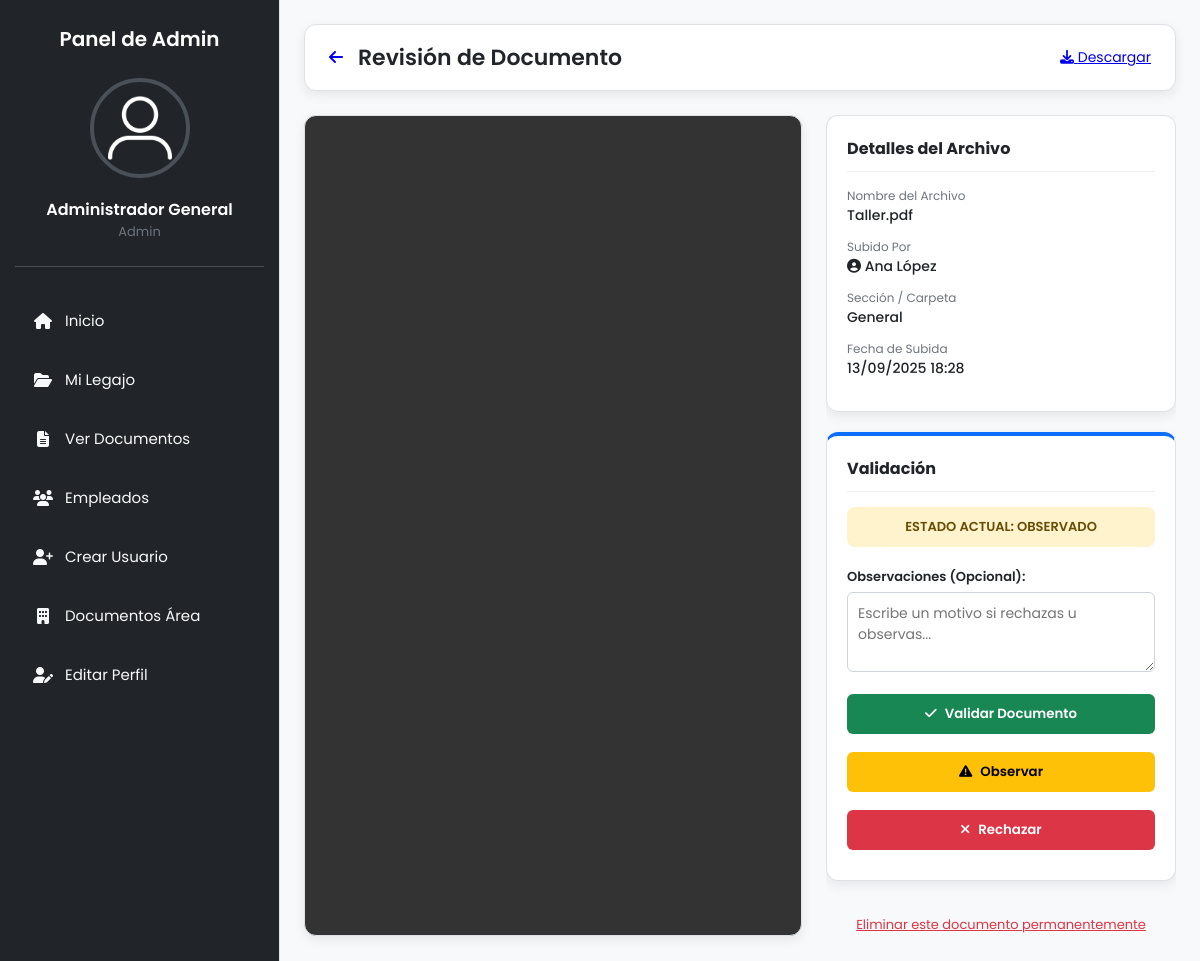
Page /admin/ver_documento.php?id=1 (signed in) on the committed database.
### tables this page shows
CREATE TABLE `documentos` (
  `id` int NOT NULL AUTO_INCREMENT,
  `id_usuario` int NOT NULL,
  `nombre_original` varchar(255) NOT NULL,
  `nombre_guardado` varchar(255) NOT NULL,
  `tipo` varchar(100) DEFAULT NULL,
  `fecha_subida` datetime DEFAULT CURRENT_TIMESTAMP,
  `id_area_destino` int DEFAULT NULL,
  `id_seccion` int DEFAULT NULL,
  `estado` varchar(50) DEFAULT 'Pendiente',
  `feedback` text,
  `revisado_por` int DEFAULT NULL,
  `fecha_revision` datetime DEFAULT NULL,
  `destino_area` varchar(100) DEFAULT 'secretaria',
  `enviado_a_area_id` int DEFAULT NULL,
  `area_solicitada_id` int DEFAULT NULL,
  PRIMARY KEY (`id`),
  KEY `id_usuario` (`id_usuario`),
  KEY `fk_area_destino` (`id_area_destino`),
  KEY `fk_documentos_seccion` (`id_seccion`),
  KEY `fk_revisor` (`revisado_por`),
  KEY `fk_area_solicitada` (`area_solicitada_id`),
  CONSTRAINT `documentos_ibfk_1` FOREIGN KEY (`id_usuario`) REFERENCES `usuarios` (`id`),
  CONSTRAINT `fk_area_destino` FOREIGN KEY (`id_area_destino`) REFERENCES `areas` (`id`),
  CONSTRAINT `fk_area_solicitada` FOREIGN KEY (`area_solicitada_id`) REFERENCES `areas` (`id`),
  CONSTRAINT `fk_documentos_seccion` FOREIGN KEY (`id_seccion`) REFERENCES `secciones_legajo` (`id`),
  CONSTRAINT `fk_revisor` FOREIGN KEY (`revisado_por`) REFERENCES `usuarios` (`id`)
);

CREATE TABLE `usuarios` (
  `id` int NOT NULL AUTO_INCREMENT,
  `nombre` varchar(150) NOT NULL,
  `email` varchar(150) NOT NULL,
  `password_hash` varchar(255) NOT NULL,
  `id_area` int DEFAULT NULL,
  `rol` enum('admin','rrhh','jefe_area','empleado','secretaria') DEFAULT 'empleado',
  `activo` tinyint(1) DEFAULT '1',
  `creado_en` datetime DEFAULT CURRENT_TIMESTAMP,
  `foto` varchar(255) DEFAULT 'uploads/usuarios/default.png',
  `reset_token` varchar(64) DEFAULT NULL,
  `reset_token_expires_at` datetime DEFAULT NULL,
  PRIMARY KEY (`id`),
  UNIQUE KEY `email` (`email`),
  KEY `id_area` (`id_area`),
  CONSTRAINT `usuarios_ibfk_1` FOREIGN KEY (`id_area`) REFERENCES `areas` (`id`)
);

### admin/ver_documento.php (the view, shortened to what this page needs)
<?php
require '../php/db.php';
$id_doc = $_GET['id'] ?? null;
try {
    $sql = "
        SELECT d.*, u.nombre as autor, u.email, u.rol, s.nombre as seccion
        FROM documentos d
        JOIN usuarios u ON d.id_usuario = u.id
        LEFT JOIN secciones_legajo s ON d.id_seccion = s.id
        WHERE d.id = ?
    ";
    $stmt = $pdo->prepare($sql);
    $stmt->execute([$id_doc]);
    $doc = $stmt->fetch();
} catch (PDOException $e) {
    die("Error: " . $e->getMessage());
}
require_once '../includes/header_admin.php';
require_once '../includes/sidebar_admin.php';
$ruta_archivo = "../uploads/" . $doc['nombre_guardado'];
$ext = strtolower(pathinfo($doc['nombre_guardado'], PATHINFO_EXTENSION));
$es_imagen = in_array($ext, ['jpg','jpeg','png','gif']);
$es_pdf = ($ext === 'pdf');
$estado_class = 'st-pendiente';
?>
<div class="main">
    <header class="topbar">
        <div style="display: flex; align-items: center; gap: 15px;">
            <a href="javascript:history.back()" class="btn-back-circle">
                <i class="fas fa-arrow-left"></i>
            </a>
            <h1>Revisión de Documento</h1>
        </div>
        <div class="top-actions">
            <a href="<?= $ruta_archivo ?>" download="<?= $doc['nombre_original'] ?>" class="btn-secondary">
                <i class="fas fa-download"></i> Descargar
            </a>
        </div>
    </header>
    <main class="content">
        <div class="doc-viewer-layout">
            <div class="viewer-container">
                <?php if ($es_pdf): ?>
                    <iframe src="<?= $ruta_archivo ?>" class="viewer-iframe"></iframe>
                <?php elseif ($es_imagen): ?>
                    <img src="<?= $ruta_archivo ?>" class="viewer-img" alt="Documento">
                <?php endif; ?>
            </div>
            <div class="controls-container">
                <div class="info-card">
                    <div class="doc-meta-title">Detalles del Archivo</div>
                    <div class="meta-row">
                        <span class="meta-label">Nombre del Archivo</span>
                        <span class="meta-value"><?= htmlspecialchars($doc['nombre_original']) ?></span>
                    </div>
                    <div class="meta-row">
                        <span class="meta-label">Subido Por</span>
                        <span class="meta-value">
                            <i class="fas fa-user-circle"></i> <?= htmlspecialchars($doc['autor']) ?>
                        </span>
                    </div>
                    <div class="meta-row">
                        <span class="meta-label">Sección / Carpeta</span>
                        <span class="meta-value"><?= htmlspecialchars($doc['seccion'] ?? 'General') ?></span>
                    </div>
                    <div class="meta-row">
                        <span class="meta-label">Fecha de Subida</span>
                        <span class="meta-value"><?= date("d/m/Y H:i", strtotime($doc['fecha_subida'])) ?></span>
                    </div>
                </div>
                <div class="action-card">
                    <div class="doc-meta-title">Validación</div>
                    <div class="status-current <?= $estado_class ?>">
                        Estado Actual: <?= ucfirst($doc['estado']) ?>
                    </div>
                    <form method="POST">
                        <div class="form-group">
                            <label>Observaciones (Opcional):</label>
                            <textarea name="observacion" class="form-control" placeholder="Escribe un motivo si rechazas u observas..."><?= htmlspecialchars($doc['observaciones'] ?? '') ?></textarea>
                        </div>
                        <div style="display: flex; flex-direction: column; gap: 8px;">
                            <button type="submit" name="estado" value="validado" class="btn-block btn-validate">
                                <i class="fas fa-check"></i> Validar Documento
                            </button>
                            <button type="submit" name="estado" value="observado" class="btn-block btn-observe">
                                <i class="fas fa-exclamation-triangle"></i> Observar
                            </button>
                            <button type="submit" name="estado" value="rechazado" class="btn-block btn-reject">
                                <i class="fas fa-times"></i> Rechazar
                            </button>
                        </div>
                    </form>
                </div>
                <div style="text-align: center; margin-top: 10px;">
                    <a href="../php/eliminar_doc.php?id=<?= $doc['id'] ?>" onclick="return confirm('¿Borrar definitivamente?')" style="color: #dc3545; font-size: 13px; text-decoration: underline;">
                        Eliminar este documento permanentemente
                    </a>
                </div>
            </div>
        </div>
    </main>
</div>
<?php require_once '../includes/footer.php'; ?>

### style/global.css (style rules this page uses)
:root { --color-primario: #0d6efd; --color-primario-hover: #0b5ed7; --color-secundario: #6c757d; --color-exito: #198754; --color-peligro: #dc3545; --color-advertencia: #ffc107; --color-info: #0dcaf0; --color-fondo-cuerpo: #f8f9fa; --color-fondo-sidebar: #212529; --color-texto-sidebar: #f8f9fa; --color-fondo-tarjeta: #ffffff; --color-texto-principal: #212529; --color-texto-secundario: #6c757d; --color-borde: #dee2e6; --sombra-tarjeta: 0 4px 12px rgba(0, 0, 0, 0.08); }
* { margin: 0; padding: 0; box-sizing: border-box; font-family: 'Poppins', sans-serif; }
body { display: flex; background: var(--color-fondo-cuerpo); color: var(--color-texto-principal); min-height: 100vh; }
.main { flex: 1; padding: 24px; margin-left: 280px; transition: margin-left 0.3s ease; }
.topbar { display: flex; justify-content: space-between; align-items: center; background: var(--color-fondo-tarjeta); padding: 16px 24px; border-radius: 12px; margin-bottom: 24px; box-shadow: var(--sombra-tarjeta); border: 1px solid var(--color-borde); }
.topbar h1 { font-size: 22px; color: var(--color-texto-principal); font-weight: 600; margin: 0; }
.topbar .top-actions { display: flex; align-items: center; gap: 20px; font-size: 14px; color: var(--color-texto-secundario); }

### style/ver_documento.css (style rules this page uses)
.doc-viewer-layout { display: grid; grid-template-columns: 1fr 350px; gap: 24px; height: calc(100vh - 140px); min-height: 600px; }
.viewer-container { background: #333; border-radius: 12px; overflow: hidden; position: relative; display: flex; align-items: center; justify-content: center; border: 1px solid var(--color-borde); box-shadow: var(--sombra-tarjeta); }
.viewer-iframe { width: 100%; height: 100%; border: none; }
.controls-container { display: flex; flex-direction: column; gap: 20px; overflow-y: auto; }
.info-card { background: #fff; border-radius: 12px; padding: 20px; border: 1px solid var(--color-borde); box-shadow: var(--sombra-tarjeta); }
.doc-meta-title { font-size: 16px; font-weight: 700; color: var(--color-texto-principal); margin-bottom: 15px; padding-bottom: 10px; border-bottom: 1px solid #f0f0f0; }
.meta-row { margin-bottom: 12px; font-size: 14px; }
.meta-label { color: var(--color-texto-secundario); font-size: 12px; display: block; }
.meta-value { color: var(--color-texto-principal); font-weight: 500; }
.action-card { background: #fff; border-radius: 12px; padding: 20px; border: 1px solid var(--color-borde); box-shadow: var(--sombra-tarjeta); border-top: 4px solid var(--color-primario); }
.status-current { text-align: center; padding: 10px; border-radius: 8px; margin-bottom: 20px; font-weight: 600; text-transform: uppercase; font-size: 13px; }
.st-pendiente { background: #fff3cd; color: #664d03; }
.form-group { margin-bottom: 15px; }
.form-group label { display: block; font-size: 13px; font-weight: 600; margin-bottom: 5px; }
.form-control { width: 100%; padding: 10px; border: 1px solid #ced4da; border-radius: 6px; font-size: 14px; }
textarea.form-control { resize: vertical; min-height: 80px; }
.btn-block { width: 100%; display: flex; justify-content: center; align-items: center; gap: 8px; padding: 10px; border-radius: 6px; border: none; font-weight: 600; cursor: pointer; transition: background 0.2s; margin-bottom: 10px; color: #fff; }
.btn-validate { background-color: #198754; }
.btn-reject { background-color: #dc3545; }
.btn-observe { background-color: #ffc107; color: #000; }

### rows in the picture
documentos: nombre_original "Taller.pdf", id_usuario.nombre "Ana López", fecha_subida "13/09/2025 18:28", estado "OBSERVADO"

### other values in the picture
$_SESSION['nombre'] "Administrador General"
$_SESSION['rol'] "Admin"
$doc['seccion'] "General"
